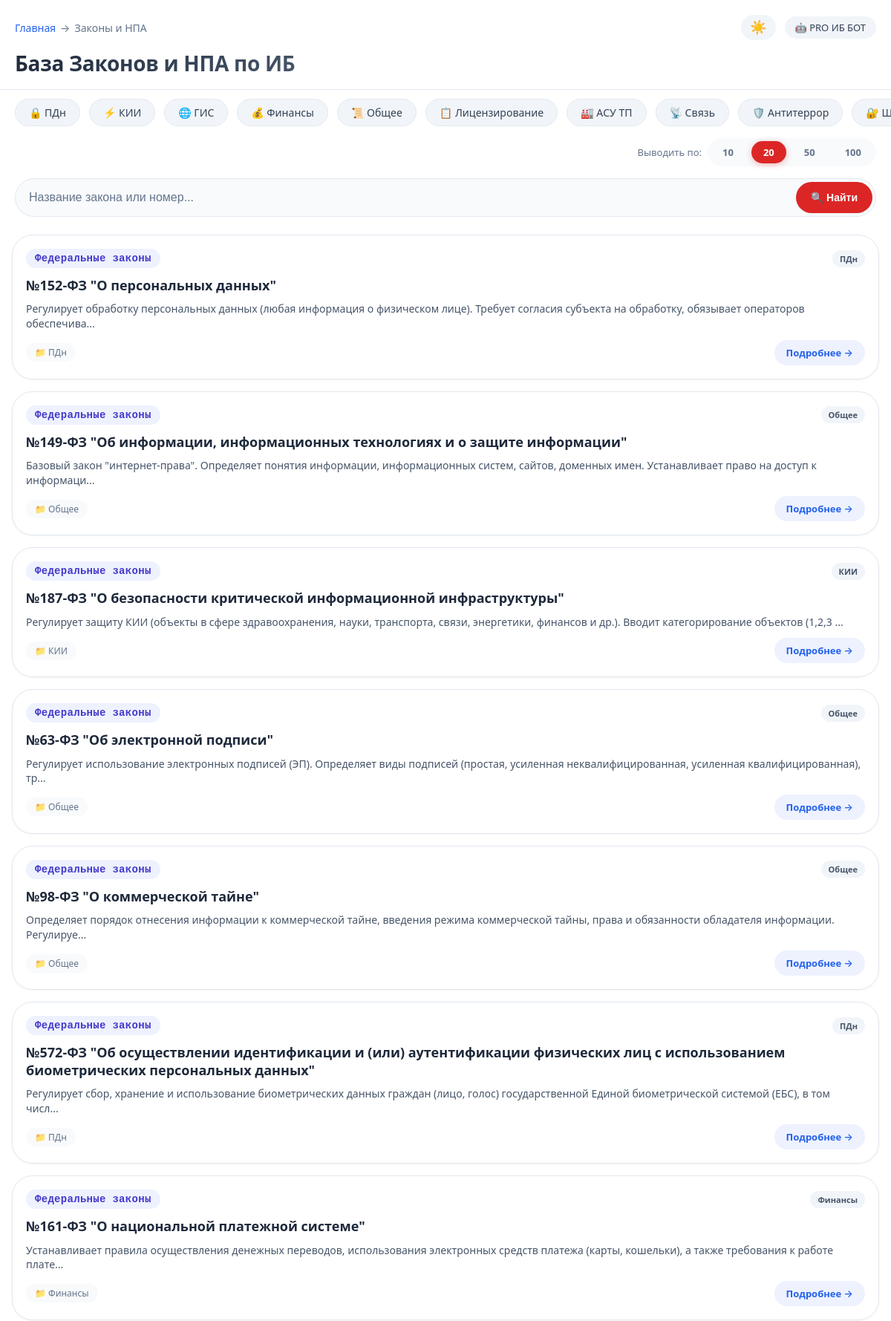
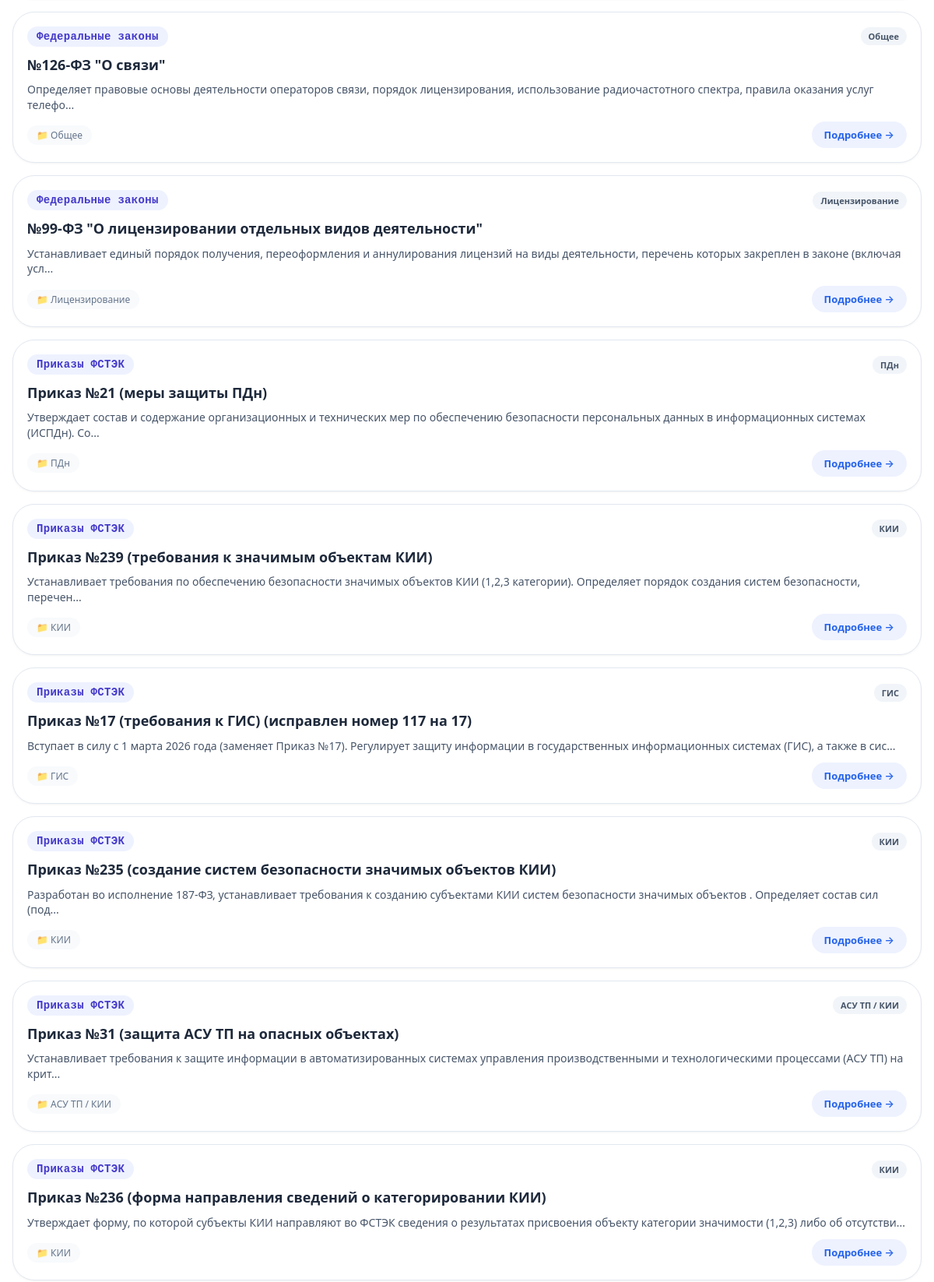
Page /laws (upper part) on the committed database (2 pictures, top to bottom).
### tables this page shows
CREATE TABLE "norm" (
"groups" TEXT,
  "laws" TEXT,
  "title" TEXT,
  "description" TEXT,
  "link" TEXT
, search_text TEXT);

### wsgi.py (the view)
@app.route('/laws')
def laws():
    page = request.args.get('page', 1, type=int)
    limit = request.args.get('limit', 20, type=int)
    filter_type = request.args.get('filter', 'all')
    offset = (page - 1) * limit
    if filter_type != 'all':
        total = config.get_norms_count_by_group(filter_type)
        norms = config.get_norms_page_by_group(filter_type, limit, offset)
    else:
        total = config.get_norms_count()
        norms = config.get_norms_page(limit, offset)
    total_pages = (total + limit - 1) // limit
    return render_template(
        'laws.html',
        norms=norms,
        page=page,
        total_pages=total_pages,
        limit=limit,
        filter=filter_type
    )

### config.py (called while the page is built)
def get_norm_db():
    con = sqlite3.connect("site.db")
    con.row_factory = sqlite3.Row  # для удобного доступа по именам колонок
    return con

def get_norms_count():
    con = get_norm_db()
    cursor = con.cursor()
    cursor.execute("SELECT COUNT(*) FROM norm")
    count = cursor.fetchone()[0]
    con.close()
    return count

def get_norms_page(limit, offset):
    con = get_norm_db()
    cursor = con.cursor()
    cursor.execute("""
        SELECT rowid, groups, laws, title, description, link
        FROM norm
        LIMIT ? OFFSET ?
    """, (limit, offset))
    norms = cursor.fetchall()
    con.close()
    return norms

### templates/laws.html (shortened to what this page needs)
<!DOCTYPE html>
<html lang="ru">
<head>
    <link rel="stylesheet" href="/static/style.css">
</head>
<body>
<div class="app-container">
    <div class="nav-header">
        <div class="header-row">
            <div class="breadcrumb">
                <a href="/">Главная</a>
                <span>→</span>
                <span style="color: var(--text-muted);">Законы и НПА</span>
            </div>
            <div class="header-right">
                <button class="theme-toggle" id="themeToggle" aria-label="Переключить тему">
                    <span id="themeIcon">☀️</span>
                </button>
                <a href="https://t.me/pdn_dtg_bot" target="_blank" class="bot-badge">
                    🤖 PRO ИБ БОТ
                </a>
            </div>
        </div>
        <div class="title-section">
            <h1>База Законов и НПА по ИБ</h1>
        </div>
    </div>
    <div class="filters-scroll" id="filtersContainer">
        <span data-filter="ПДн" class="filter-chip">🔒 ПДн</span>
        <span data-filter="КИИ" class="filter-chip">⚡ КИИ</span>
        <span data-filter="ГИС" class="filter-chip">🌐 ГИС</span>
        <span data-filter="Финансы" class="filter-chip">💰 Финансы</span>
        <span data-filter="Общее" class="filter-chip">📜 Общее</span>
        <span data-filter="Лицензирование" class="filter-chip">📋 Лицензирование</span>
        <span data-filter="АСУ ТП" class="filter-chip">🏭 АСУ ТП</span>
        <span data-filter="Связь" class="filter-chip">📡 Связь</span>
        <span data-filter="Антитеррор" class="filter-chip">🛡️ Антитеррор</span>
        <span data-filter="Шифрование" class="filter-chip">🔐 Шифрование</span>
    </div>
    <div class="limit-row">
        <span class="limit-label">Выводить по:</span>
        <div class="limit-buttons">
            {% for count in [10, 20, 50, 100] %}
                {% if count == limit %}
                    <span class="limit-btn active" data-limit="{{ count }}">{{ count }}</span>
                {% else %}
                    <a href="/laws?page=1&limit={{ count }}" class="limit-btn" data-limit="{{ count }}">{{ count }}</a>
                {% endif %}
            {% endfor %}
        </div>
    </div>
    <div class="search-container">
        <form action="/search_laws" method="get" class="search-form">
            <input type="text" name="q" placeholder="Название закона или номер..." value="{{ request.args.get('q', '') }}">
            <button type="submit">🔍 Найти</button>
        </form>
    </div>
    <div class="main-content">
        <div class="vuln-list">
            {% for norm in norms %}
            <div class="vuln-card">
                <div class="card-header">
                    <span class="identifier">{{ norm['laws'] }}</span>
                    <span class="severity-tag">{{ norm['groups'] }}</span>
                </div>
                <div class="vuln-name">{{ norm['title'] }}</div>
                <div class="vuln-description">{{ norm['description'][:150] }}{% if norm['description']|length > 150 %}...{% endif %}</div>
                <div class="meta-row">
                    <span class="date-badge">📁 {{ norm['groups'] }}</span>
                    <a href="/law/{{ norm['rowid'] }}?page={{ page }}&limit={{ limit }}" class="detail-link">Подробнее →</a>
                </div>
            </div>
            {% endfor %}
        </div>
    </div>
</div>
</body>
</html>

### rows in the picture
norm: laws "Федеральные законы", groups "ПДн", title "№152-ФЗ \"О персональных данных\"", description "Регулирует обработку персональных данных (любая информация о физическом лице). Требует согласия субъекта на обработку, обязывает операторов обеспечива"
norm: laws "Федеральные законы", groups "Общее", title "№149-ФЗ \"Об информации, информационных технологиях и о защите информации\"", description "Базовый закон \"интернет-права\". Определяет понятия информации, информационных систем, сайтов, доменных имен. Устанавливает право на доступ к информаци"
norm: laws "Федеральные законы", groups "КИИ", title "№187-ФЗ \"О безопасности критической информационной инфраструктуры\"", description "Регулирует защиту КИИ (объекты в сфере здравоохранения, науки, транспорта, связи, энергетики, финансов и др.). Вводит категорирование объектов (1,2,3"
norm: laws "Федеральные законы", groups "Общее", title "№63-ФЗ \"Об электронной подписи\"", description "Регулирует использование электронных подписей (ЭП). Определяет виды подписей (простая, усиленная неквалифицированная, усиленная квалифицированная), тр"
norm: laws "Федеральные законы", groups "Общее", title "№98-ФЗ \"О коммерческой тайне\"", description "Определяет порядок отнесения информации к коммерческой тайне, введения режима коммерческой тайны, права и обязанности обладателя информации. Регулируе"
norm: laws "Федеральные законы", groups "ПДн", title "№572-ФЗ \"Об осуществлении идентификации и (или) аутентификации физических лиц с использованием биометрических персональных данных\"", description "Регулирует сбор, хранение и использование биометрических данных граждан (лицо, голос) государственной Единой биометрической системой (ЕБС), в том числ"
norm: laws "Федеральные законы", groups "Финансы", title "№161-ФЗ \"О национальной платежной системе\"", description "Устанавливает правила осуществления денежных переводов, использования электронных средств платежа (карты, кошельки), а также требования к работе плате"
norm: laws "Федеральные законы", groups "Общее", title "№126-ФЗ \"О связи\"", description "Определяет правовые основы деятельности операторов связи, порядок лицензирования, использование радиочастотного спектра, правила оказания услуг телефо"
norm: laws "Федеральные законы", groups "Лицензирование", title "№99-ФЗ \"О лицензировании отдельных видов деятельности\"", description "Устанавливает единый порядок получения, переоформления и аннулирования лицензий на виды деятельности, перечень которых закреплен в законе (включая усл"
norm: laws "Приказы ФСТЭК", groups "ПДн", title "Приказ №21 (меры защиты ПДн)", description "Утверждает состав и содержание организационных и технических мер по обеспечению безопасности персональных данных в информационных системах (ИСПДн). Со"
norm: laws "Приказы ФСТЭК", groups "КИИ", title "Приказ №239 (требования к значимым объектам КИИ)", description "Устанавливает требования по обеспечению безопасности значимых объектов КИИ (1,2,3 категории). Определяет порядок создания систем безопасности, перечен"
norm: laws "Приказы ФСТЭК", groups "ГИС", title "Приказ №17 (требования к ГИС) (исправлен номер 117 на 17)", description "Вступает в силу с 1 марта 2026 года (заменяет Приказ №17). Регулирует защиту информации в государственных информационных системах (ГИС), а также в сис"
norm: laws "Приказы ФСТЭК", groups "КИИ", title "Приказ №235 (создание систем безопасности значимых объектов КИИ)", description "Разработан во исполнение 187-ФЗ, устанавливает требования к созданию субъектами КИИ систем безопасности значимых объектов . Определяет состав сил (под"
norm: laws "Приказы ФСТЭК", groups "АСУ ТП / КИИ", title "Приказ №31 (защита АСУ ТП на опасных объектах)", description "Устанавливает требования к защите информации в автоматизированных системах управления производственными и технологическими процессами (АСУ ТП) на крит"
norm: laws "Приказы ФСТЭК", groups "КИИ", title "Приказ №236 (форма направления сведений о категорировании КИИ)", description "Утверждает форму, по которой субъекты КИИ направляют во ФСТЭК сведения о результатах присвоения объекту категории значимости (1,2,3) либо об отсутстви"

### other values in the picture
{{ count }} "10" "50" "100"
{{ count }} "20"
